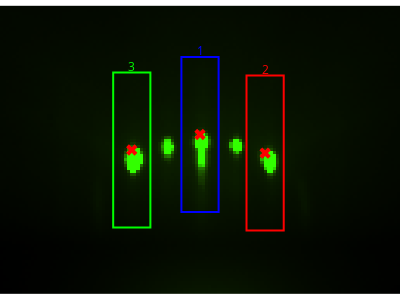

The notebook cell saved with this chart:
### Code cell
frame.plot( show_peaks=True,
   show_regions_of_interest=True,
    figsize=(4, 3))

### Figure 1 — Plotly figure (JSON) as saved in the notebook; plotly's stock layout.template omitted (floating-point values rounded to 4 significant figures; data arrays with more than 128 entries replaced by an {"elided": "..."} marker saying what was removed)
{"data": [{"colorscale": [[0, "#000000"], [0.6, "#0C2000"], [0.75, "#184000"], [0.9, "#247F00"], [1, "#32FF00"]], "hoverlabel": {"namelength": 0}, "hovertemplate": "x: %{x}<br>y: %{y}<br>z: %{z:.2f}", "showscale": false, "type": "heatmap", "z": {"elided": "93x129 int values"}}, {"customdata": [255, 255, 255], "hoverlabel": {"namelength": 0}, "hovertemplate": "x: %{x}<br>y: %{y}<br>z: %{customdata:.2f}", "marker": {"color": "red", "size": 10, "symbol": "x"}, "mode": "markers", "showlegend": false, "type": "scatter", "x": [42, 64, 85], "y": [46, 41, 47]}], "layout": {"annotations": [{"font": {"color": "blue", "size": 12}, "showarrow": false, "text": "1", "x": 64, "y": 14}, {"font": {"color": "red", "size": 12}, "showarrow": false, "text": "2", "x": 85, "y": 20}, {"font": {"color": "lime", "size": 12}, "showarrow": false, "text": "3", "x": 42, "y": 19}], "height": 300, "margin": {"b": 0, "l": 0, "r": 0, "t": 0}, "plot_bgcolor": "rgba(0,0,0,0)", "shapes": [{"line": {"color": "blue", "width": 2}, "type": "rect", "x0": 58, "x1": 70, "y0": 16, "y1": 66}, {"line": {"color": "red", "width": 2}, "type": "rect", "x0": 79, "x1": 91, "y0": 22, "y1": 72}, {"line": {"color": "lime", "width": 2}, "type": "rect", "x0": 36, "x1": 48, "y0": 21, "y1": 71}], "width": 400, "xaxis": {"visible": false}, "yaxis": {"autorange": "reversed", "scaleanchor": "x", "visible": false}}}
